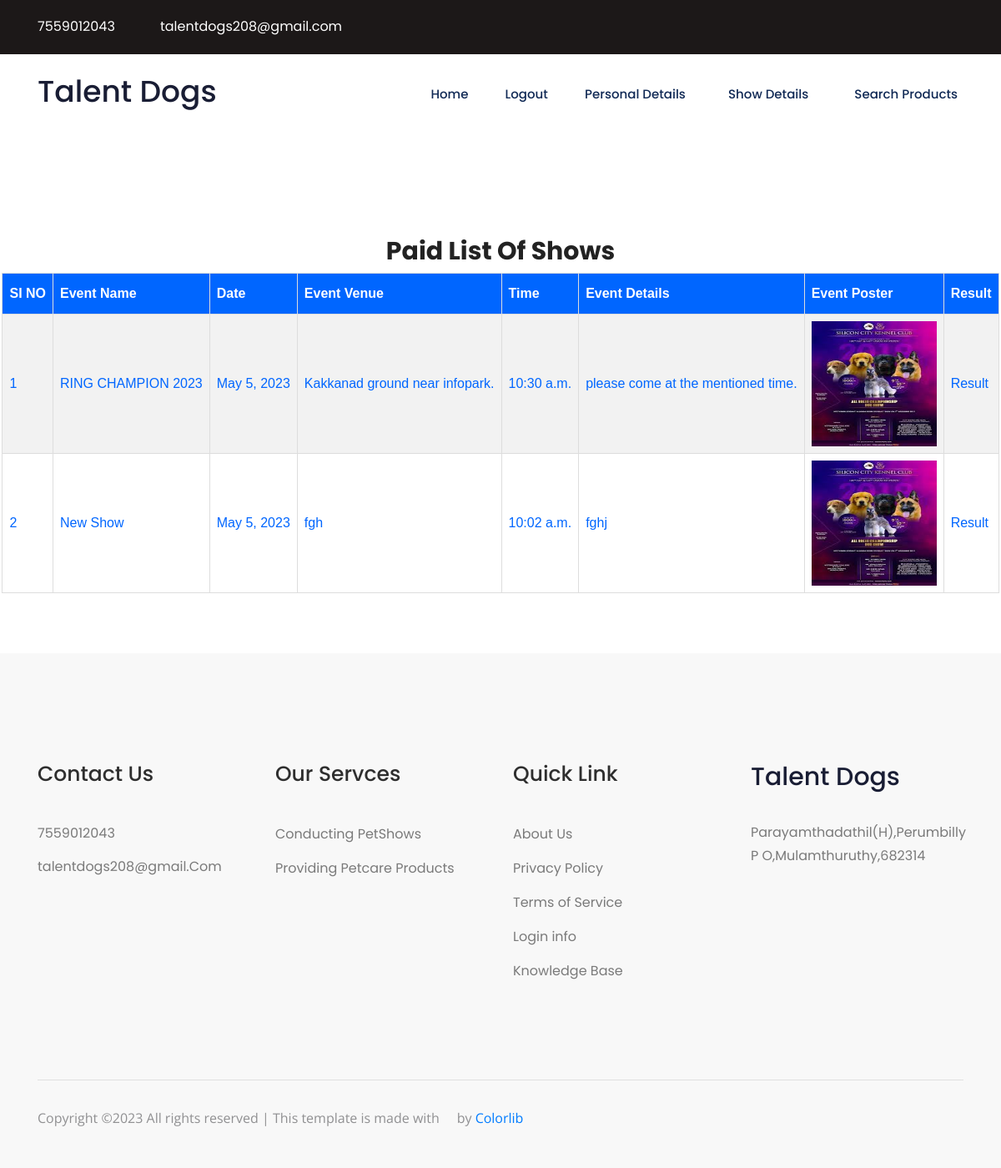
Page /User/spaid/ (signed in) on the committed database.
### User/models.py (models this page shows)
class BookShow(models.Model):
    schedule=models.ForeignKey(ScheduleShow,on_delete=models.SET_NULL,null=True)
    booking_sts=models.IntegerField(default=0)
    payment_sts=models.IntegerField(default=0)
    user=models.ForeignKey(User,on_delete=models.SET_NULL,null=True)
    booking_date=models.DateField(auto_now=True)
    result_sts=models.IntegerField(default=0,null=True)

### Organisation/models.py (models this page shows)
class ScheduleShow(models.Model):
    schedule_title=models.CharField(max_length=50,null=True)
    organisation=models.ForeignKey(Organization,on_delete=models.CASCADE)
    schedule_date=models.DateField()
    schedule_time=models.TimeField()
    place=models.ForeignKey(Place,on_delete=models.CASCADE)
    schedule_venue=models.CharField(max_length=50)
    schedule_details=models.TextField(null=True)
    schedule_poster=models.FileField(upload_to='OrgDocs/')
    schedule_status=models.IntegerField(default=0)

### User/views.py (the view)
# urls.py: path('spaid/', views.PaidShow,name="paid_show"),
def PaidShow(request):
    userid=User.objects.get(id=request.session["uid"])
    pshow=BookShow.objects.filter(user=userid)
    return render(request,"User/PaidListOfShows.html",{'data':pshow})

### User/Templates/User/PaidListOfShows.html (shortened to what this page needs)
{% extends 'User/Head.html'%}
{%load static%}
{% block content %}
<!DOCTYPE html>
<html lang="en">
<head>
</head><div id="tab" align="center"><br><br><br><br><br>
<body>
<h2><center><b>Paid List Of Shows</center></b></h2>
    <table border="1" align="center" cellpadding="10" style="border-collapse:collapse">
        <tr>
           <th>SI NO</th>
           <th>Event Name</th>
           <th>Date</th>
           <th>Event Venue</th>
           <th>Time</th>
           <th>Event Details</th>
           <th>Event Poster</th>
           <th>Result</th>
        </tr>
        {% for i in data %}
        <tr>
            <td>{{forloop.counter}}</td>
            <td>{{i.schedule.schedule_title}}</td>
            <td>{{i.booking_date}}</td>
            <td>{{i.schedule.schedule_venue}}</td>
            <td>{{i.schedule.schedule_time}}</td>
            <td>{{i.schedule.schedule_details}}</td>
           <td><img src="{{i.schedule.schedule_poster.url}}" width="150" height="150"></td>
            <td><a href="{% url 'webuser:sresult' i.id %}">Result</a></td>
        </tr>
        {% endfor %}
    </table>
</body></div><br><br><br>
</html>
{% endblock content %}

### Guest/static/Main/form.css (style rules this page uses)
#tab { font-family: "Trebuchet MS", Arial, Helvetica, sans-serif; border-collapse: collapse; width: 100%; }
#tab td, #tab th { border: 1px solid #ddd; padding: 8px; color: #06F; }
#tab a { color:#06F; }
#tab tr:nth-child(even) { background-color: #f2f2f2; }
#tab th { padding-top: 12px; padding-bottom: 12px; text-align: left; background-color: #06F; color: white; }

### rows in the picture
BookShow: schedule.schedule_title "RING CHAMPION 2023", booking_date "May 5, 2023", schedule.schedule_venue "Kakkanad ground near infopark.", schedule.schedule_time "10:30 a.m.", schedule.schedule_details "please come at the mentioned time.", schedule.schedule_poster (picture)
BookShow: schedule.schedule_title "New Show", booking_date "May 5, 2023", schedule.schedule_venue "fgh", schedule.schedule_time "10:02 a.m.", schedule.schedule_details "fghj", schedule.schedule_poster (picture)
